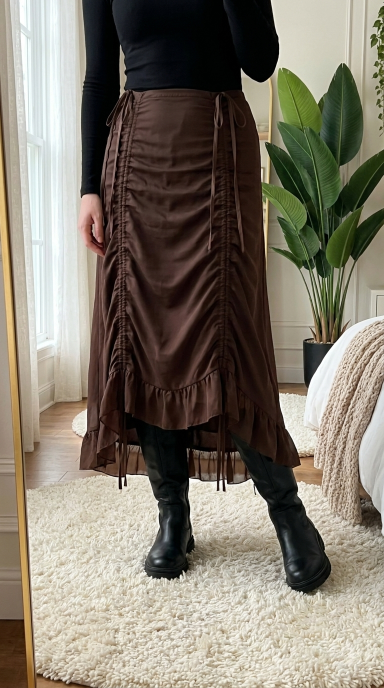
#> input picture ugc/goth-highlow-skirt/stills/S1.png, 768 x 1376 px (shown at 1/2 size)
$ python -i cut.py   (imports and definitions only)
#> lines starting #> are read from the running program, lines starting #| are printed output that depends on the picture; after the words box and inside, x2 and y2 are one past the last pixel; in counts of white or black regions, pixels touching at a corner belong together
"""Free cut. Hand shots = Seedance clips, F = push-in on a still, C = push-in on the real listing crop (blurred-fill 9:16).
Hook text in Ralph's Classic caption style from frame 0 (2.6 s). If a clip is shorter than its VO window, the picture
cut moves into the neighbouring push-in shot (VO untouched): never a stretch or a freeze.
  python3 cut.py            -> out/<job>.mp4            (script v1: shots.json windows, vo/voiceover_tight.mp3)
  python3 cut.py N          -> out/<job>_v<N>.mp4       (variant N: vo/v<N>/windows.json, vo/v<N>/voiceover_tight.mp3)"""
import json, subprocess, os, sys, re
from pathlib import Path
from PIL import Image, ImageFilter
# [1 line not run here, left out]
sys.path.insert(0, str(HERE.parents[1] / ".claude/skills/ugc-product-ad/scripts"))
from classic_caption import classic_png
# [1 line not run here, left out]
N = sys.argv[1] if len(sys.argv) > 1 else None
# [5 lines not run here, left out]
# [1 line that did not run here, left out]
# [1 line not run here, left out]
# [2 lines that did not run here, left out]
# [1 line that did not run here, left out]
def cliplen(s):
    d = float(subprocess.run(["ffprobe", "-v", "error", "-show_entries", "format=duration", "-of", "csv=p=0", f"clips/{s['id']}.mp4"], capture_output=True, text=True).stdout)
    return min(d, USABLE.get(s["id"], d)) - OFFSET.get(s["id"], 0) - 0.05
# [7 lines not run here, left out]
def run(a): subprocess.run(["ffmpeg", "-v", "error", "-y", *a], check=True)
def compose(src, out):   # real listing crop as a card over a soft blur of this job's own kitchen (S1 still)
#> called with src = '../goth-highlow-skirt/stills/S1.png', out = 'out.png'
    from PIL import ImageEnhance, ImageDraw
    im = Image.open(src).convert("RGB")
#> im is the input picture: PIL image 768x1376 RGB; mean R, G, B 128, 120.5, 107.4
    bg = Image.open("stills/S1.png").convert("RGB").resize((720, 1290)).crop((0, 5, 720, 1285)).filter(ImageFilter.GaussianBlur(28))
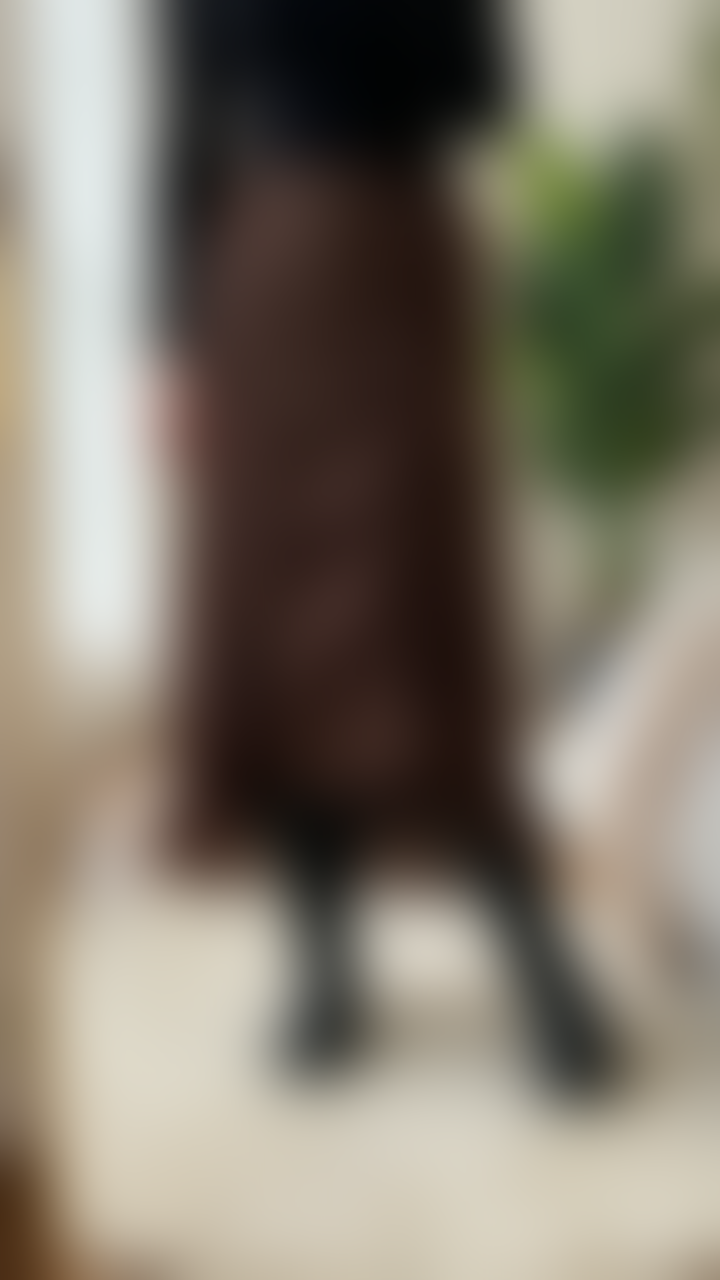
#> bg: PIL image 720x1280 RGB; mean R, G, B 127.8, 120.3, 107.2
    bg = ImageEnhance.Brightness(bg).enhance(0.92)
    fg = im.resize((600, int(600 * im.height / im.width)), Image.LANCZOS)
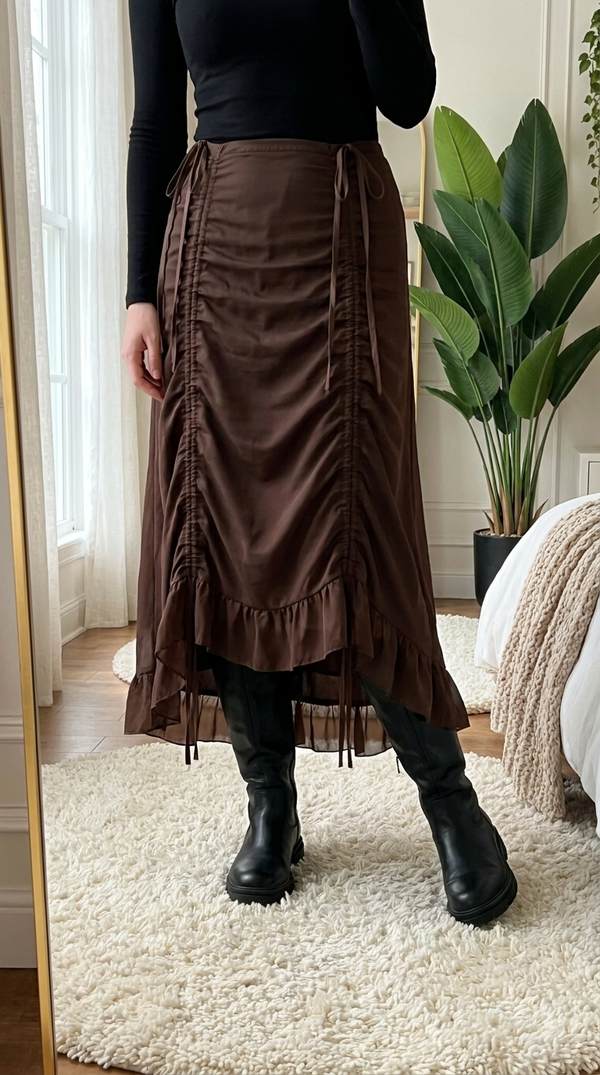
#> fg: PIL image 600x1075 RGB; mean R, G, B 128, 120.5, 107.5
    if fg.height > 1060: fg = im.resize((int(im.width * 1060 / im.height), 1060), Image.LANCZOS)
#> fg: PIL image 591x1060 RGB
    x, y = (720 - fg.width) // 2, (1280 - fg.height) // 2
#> x = 64; y = 110
    sh = Image.new("L", (720, 1280), 0); ImageDraw.Draw(sh).rounded_rectangle((x + 6, y + 12, x + fg.width + 6, y + fg.height + 12), 24, fill=110)
#> after `sh = Image.new('L', (720, 1280), 0)`: sh: PIL image 720x1280 L; every value is 0
#> after `ImageDraw.Draw(sh).rounded_rectangle((x + 6, y + 12, x + fg.width + 6,`:
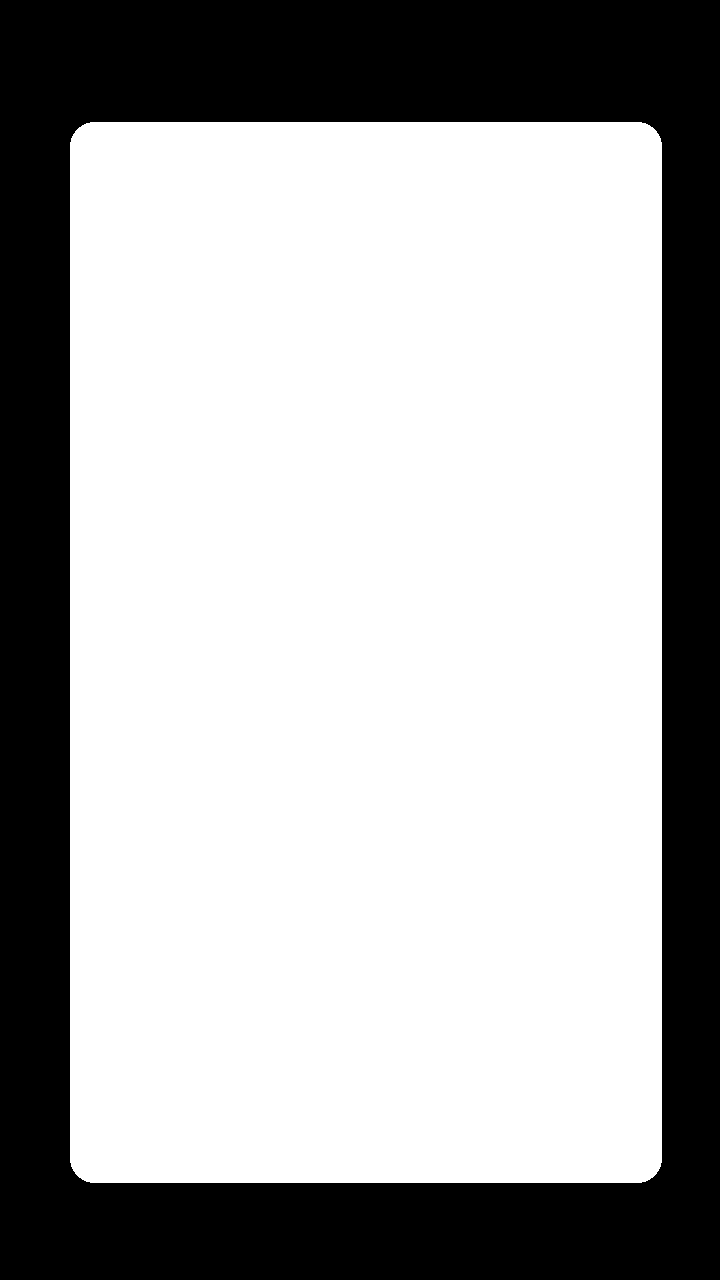
#> sh: PIL image 720x1280 L; values 0 (black) and 110 (white), 68.1% white; 1 black region, box (x1, y1, x2, y2) and area: (0, 0, 720, 1280) 294012
    bg.paste((0, 0, 0), (0, 0), sh.filter(ImageFilter.GaussianBlur(18)))
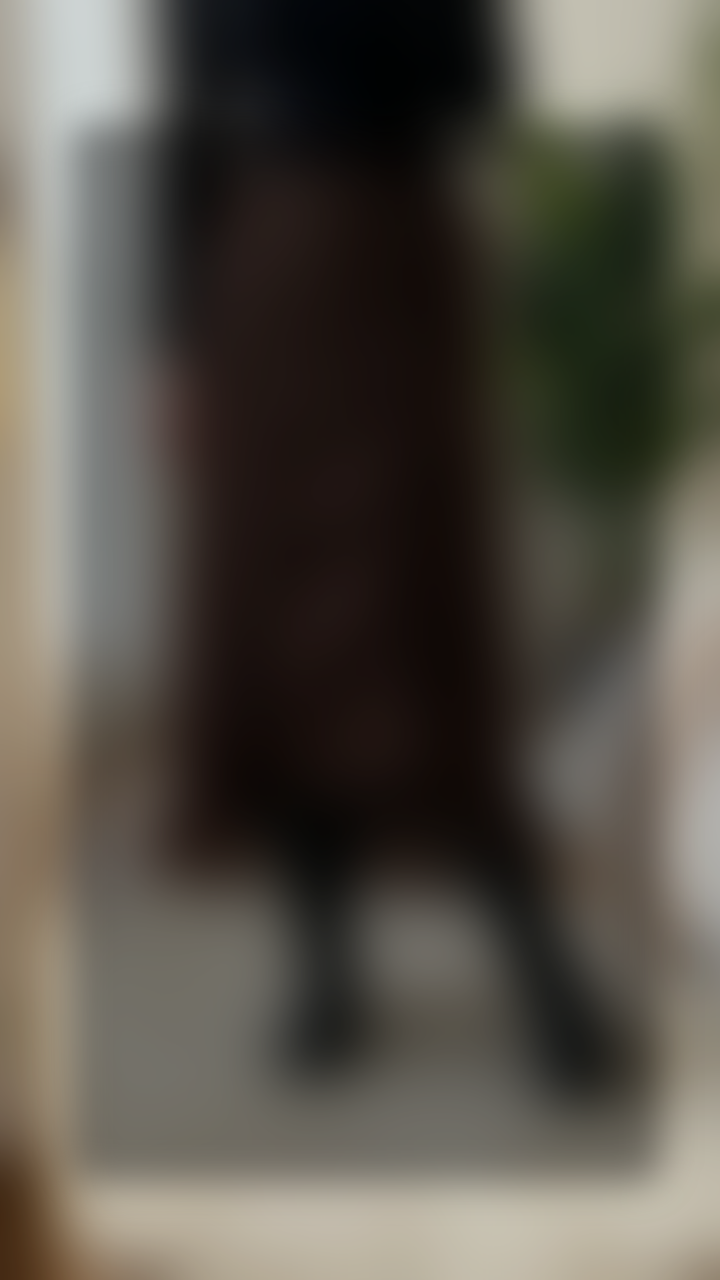
#> bg: PIL image 720x1280 RGB; mean R, G, B 86, 81.3, 72.5
    m = Image.new("L", fg.size, 0); ImageDraw.Draw(m).rounded_rectangle((0, 0, fg.width - 1, fg.height - 1), 24, fill=255)
#> after `m = Image.new('L', fg.size, 0)`: m: PIL image 591x1060 L; every value is 0
#> after `ImageDraw.Draw(m).rounded_rectangle((0, 0, fg.width - 1, fg.height - 1`:
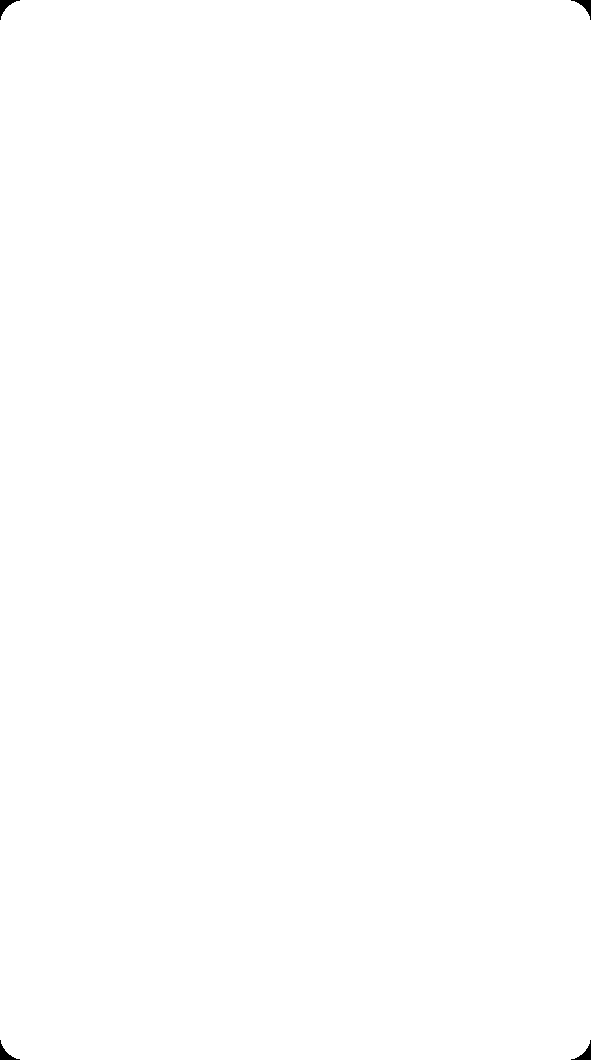
#> m: PIL image 591x1060 L; 99.9% white; 4 black regions, box (x1, y1, x2, y2) and area: (0, 0, 20, 20) 131, (571, 0, 591, 20) 131, (0, 1040, 20, 1060) 131, (571, 1040, 591, 1060) 131
    bg.paste(fg, (x, y), m); bg.save(out)
#> after `bg.paste(fg, (x, y), m)`:
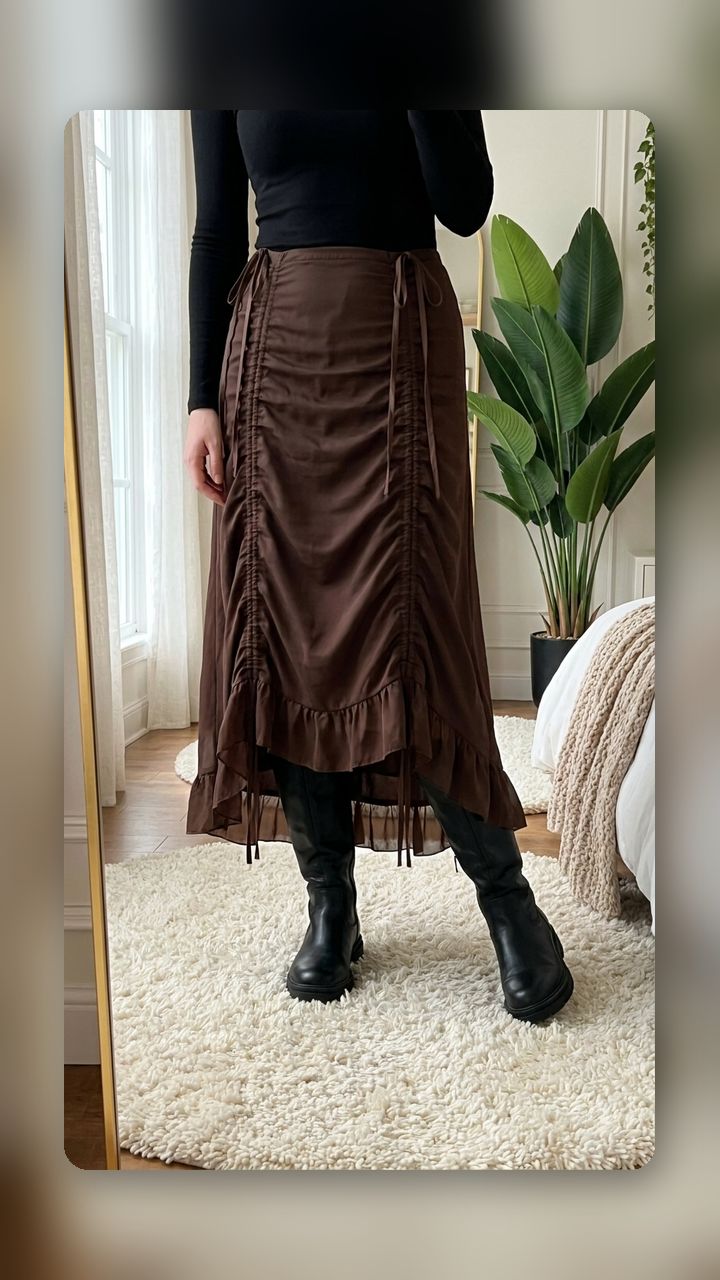
#> bg: PIL image 720x1280 RGB; mean R, G, B 130.7, 123.7, 110.4
def push(sid, d, src, z1=1.10):
    n = int(round(d * FPS))
    vf = f"scale=2160:3840:flags=lanczos,zoompan=z='1.0+({z1}-1.0)*on/{n}':x='(iw-iw/zoom)*0.5':y='(ih-ih/zoom)*0.5':d={n}:s=720x1280:fps={FPS},setsar=1"
    run(["-loop", "1", "-i", src, "-vf", vf, "-frames:v", str(n), "-an", "-c:v", "libx264", "-crf", "17", "-pix_fmt", "yuv420p", str(tmp / f"{sid}.mp4")])
# [14 lines not run here, left out]

>>> result = compose('../goth-highlow-skirt/stills/S1.png', 'out.png')
